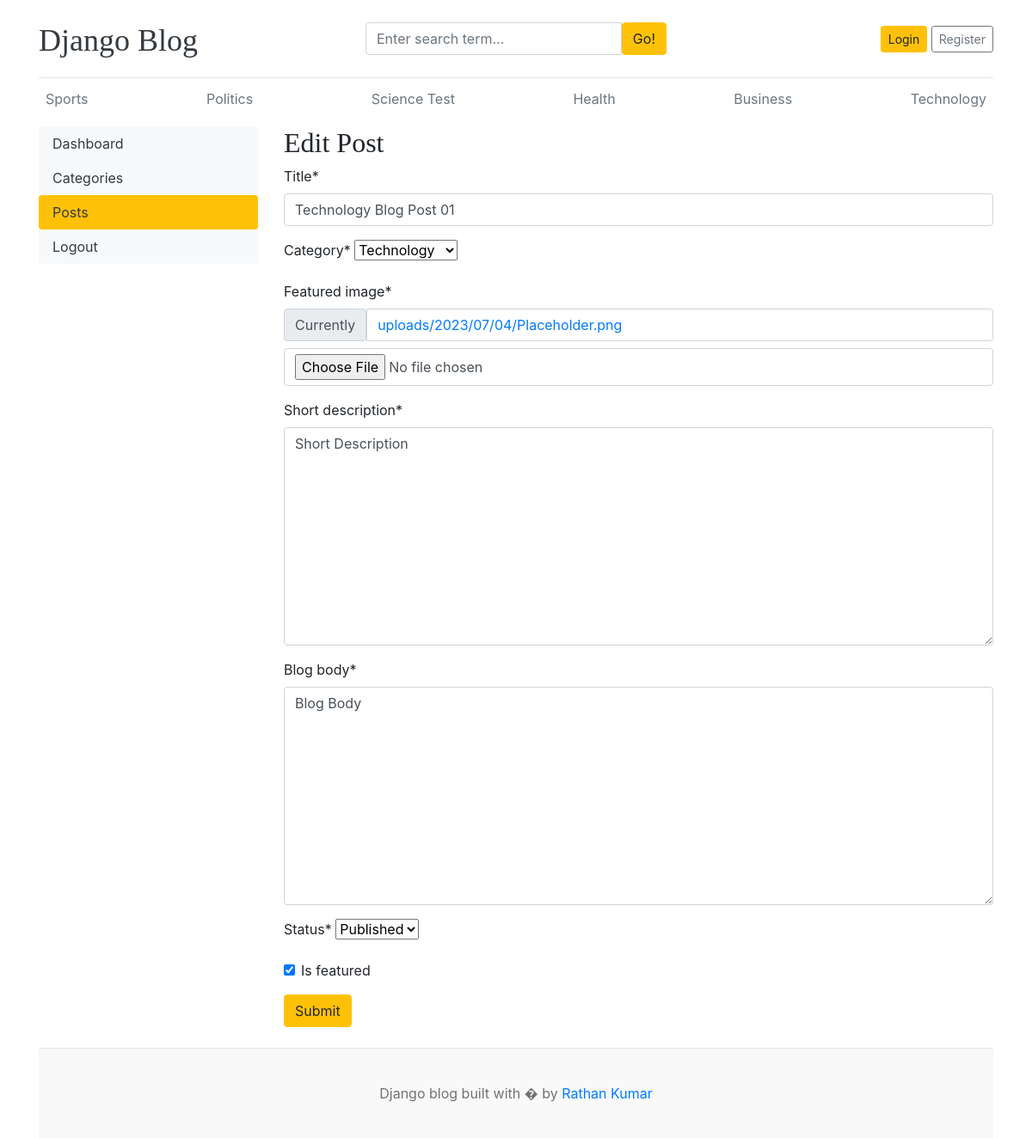
Page /dashboard/posts/edit/4/ on the committed database.
### blogs/models.py (models this page shows, shortened)
class Category(models.Model):
    category_name = models.CharField(max_length=50, unique=True)
    created_at = models.DateTimeField(auto_now_add=True)
    updated_at = models.DateTimeField(auto_now=True)
    class Meta:
        verbose_name_plural = "categories"
    def __str__(self):
        return self.category_name

class Blog(models.Model):
    title = models.CharField(max_length=100)
    slug = models.SlugField(max_length=100, unique=True, blank=True)
    category = models.ForeignKey(Category, on_delete=models.CASCADE)
    author = models.ForeignKey(User, on_delete=models.CASCADE)
    featured_image = models.ImageField(upload_to="uploads/%Y/%m/%d")
    short_description = models.TextField(max_length=500)
    blog_body = models.TextField(max_length=2000)
    status = models.CharField(max_length=20, choices=STATUS_CHOICES, default="Draft")
    is_featured = models.BooleanField(default=False)
    created_at = models.DateTimeField(auto_now_add=True)
    updated_at = models.DateTimeField(auto_now=True)

### dashboards/views.py (the view, shortened to what this page needs)
# urls.py: path("posts/edit/<int:pk>/", views.edit_post, name="edit_post"),
def edit_post(request, pk):
    post = get_object_or_404(Blog, pk=pk)
    form = BlogPostForm(instance=post)
    context = {
        "form": form,
        "post": post,
    }
    return render(request, "dashboard/edit_post.html", context)

### dashboards/forms.py
class BlogPostForm(forms.ModelForm):
    class Meta:
        model = Blog
        fields = (
            "title",
            "category",
            "featured_image",
            "short_description",
            "blog_body",
            "status",
            "is_featured",
        )

### blogs/context_processors.py (called while the page is built)
def get_categories(request):
    categories = Category.objects.all()
    return dict(categories=categories)

### templates/dashboard/edit_post.html (shortened to what this page needs)
{% extends 'base.html' %}
{% block content %}
{% load crispy_forms_tags %}
<div class="row">
    {% include 'dashboard/sidebar.html' %}
    <div class="col-md-9">
        <h2>Edit Post</h2>
        <form action="{% url 'edit_post' post.id %}" method="POST" enctype="multipart/form-data">
            {{ form | crispy }}
            <button class="btn btn-warning" type="submit">Submit</button>
        </form>
        <br>
    </div>
</div>
{% endblock %}

### templates/base.html (shortened to what this page needs)
{% load static %}
<!DOCTYPE html>
<html lang="en">
<head>
    <link rel="stylesheet" href="https://cdnjs.cloudflare.com/ajax/libs/font-awesome/4.7.0/css/font-awesome.min.css">
    <link href="https://getbootstrap.com/docs/4.0/dist/css/bootstrap.min.css" rel="stylesheet">
    <link href="{% static 'css/blog.css' %}" rel="stylesheet">
  </head>
<body>
    <div class="container">
      <header class="blog-header py-3">
        <div class="row flex-nowrap justify-content-between align-items-center">
          <div class="col-4 pt-1">
            <a class="blog-header-logo text-dark" href="/">Django Blog</a>
          </div>
          <div class="col-4">
            <form action="{% url 'search' %}" method="GET">
              <div class="input-group">
                <input class="form-control" type="text" name="keyword" value="{{ keyword }}" placeholder="Enter search term..." aria-label="Enter search term..." aria-describedby="button-search" />
                <button type="submit" class="btn btn-warning" id="button-search" type="button">Go!</button>
            </div>
            </form>
          </div>
          <div class="col-4 d-flex justify-content-end align-items-center">
            {% if not user.is_authenticated %}
            <a class="btn btn-sm btn-warning" href="{% url 'login' %}">Login</a> &nbsp;
            <a class="btn btn-sm btn-outline-secondary" href="{% url 'register' %}">Register</a>
            {% else %}
            <span><a href="{% url 'dashboard' %}">Dashboard</a></span>
            &emsp;
            <span><a href="{% url 'logout' %}">Logout</a></span>
            {% endif %}
          </div>
        </div>
      </header>
      <div class="nav-scroller py-1 mb-2">
        <nav class="nav d-flex justify-content-between">
          {% for cat in categories %}
          <a class="p-2 text-muted" href="{% url 'posts_by_category' cat.id %}"> {{ cat.category_name }} </a>
          {% endfor %}
        </nav>
      </div>
{% block content %}
{% endblock %}
<footer class="blog-footer">
    <p>Django blog built with � by <a href="#">Rathan Kumar</a></p>
  </footer>
  </body>
  </html>

### blog_main/static/css/blog.css (style rules this page uses)
.blog-header { border-bottom: 1px solid #e5e5e5; }
.blog-header-logo { font-family: "Playfair Display", Georgia, "Times New Roman", serif; font-size: 2.25rem; }
h1, h2, h3, h4, h5, h6 { font-family: "Playfair Display", Georgia, "Times New Roman", serif; }
.blog-footer { padding: 2.5rem 0; color: #727272; text-align: center; background-color: #f9f9f9; border-top: .05rem solid #e5e5e5; }
.blog-footer p:last-child { margin-bottom: 0; }

### rows in the picture
Category: category_name "Sports"
Category: category_name "Politics"
Category: category_name "Science Test"
Category: category_name "Health"
Category: category_name "Business"
Category: category_name "Technology"
Blog: title "Technology Blog Post 01", category "Technology", short_description "Short Description", blog_body "Blog Body", status "Published", is_featured "☑"
